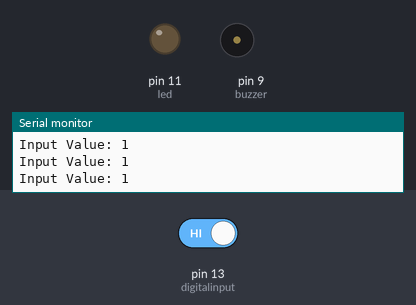
The sketch below on a simulated Arduino Uno, built with avr-gcc and run on an emulated ATmega328P. Shown: output pins drawn as LEDs (lit = HIGH), buzzer (waves = sounding, pin HIGH), the last lines printed to the serial monitor. Dashed ring = blinking. The inputs (shaded band) are chosen by the test bench; at power-on: pin 13 (digitalinput) HIGH.

Above: at 1.2 s.
1.3 s: pin 13 (digitalinput) driven LOW
At 1.5 s:
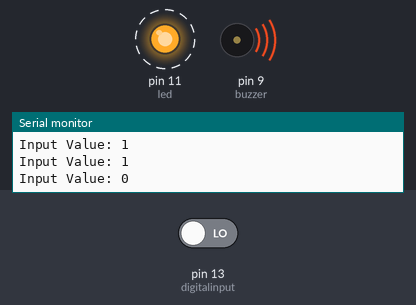
4.3 s: pin 13 (digitalinput) driven HIGH
At 5.5 s:
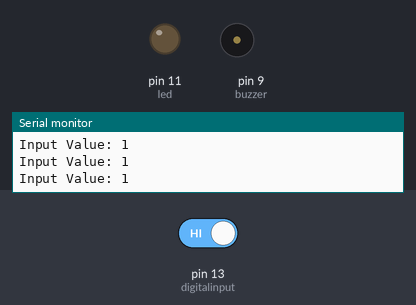
Timing chart, 0 to 7.3 s (numbered marks = the images above; inputs shaded):
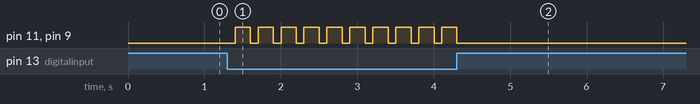

Measured:
- after the input at 1.3 s, pin 11 (led), pin 9 (buzzer): alternates HIGH for 0.20 s and LOW for 0.10 s, starting after 0.10 s
- after the input at 4.3 s, pin 11 (led), pin 9 (buzzer): goes on until 4.3 s, then stays LOW

The sketch:

job6.ino
```cpp
int digitalinput = 13;   // IR sensor output pin
int inputVal = 1;        // To store IR sensor value
int buzzer = 9;         // Buzzer pin
int led = 11;             // LED pin

void setup()
{
  Serial.begin(9600);      // Serial Communication
  pinMode(digitalinput, INPUT);
  pinMode(buzzer, OUTPUT);
  pinMode(led, OUTPUT);

  digitalWrite(buzzer, LOW);
  digitalWrite(led, LOW);
}

void loop()
{
  inputVal = digitalRead(digitalinput);  // Read IR sensor

  Serial.print("Input Value: ");
  Serial.println(inputVal);

  if(inputVal == 0)  // Object detected
  {
    digitalWrite(buzzer, HIGH);
    digitalWrite(led, HIGH);
    delay(200);

    digitalWrite(buzzer, LOW);
    digitalWrite(led, LOW);
    delay(100);
  }
  else  // No object detected
  {
    digitalWrite(buzzer, LOW);
    digitalWrite(led, LOW);
    delay(200);
  }
}
```
